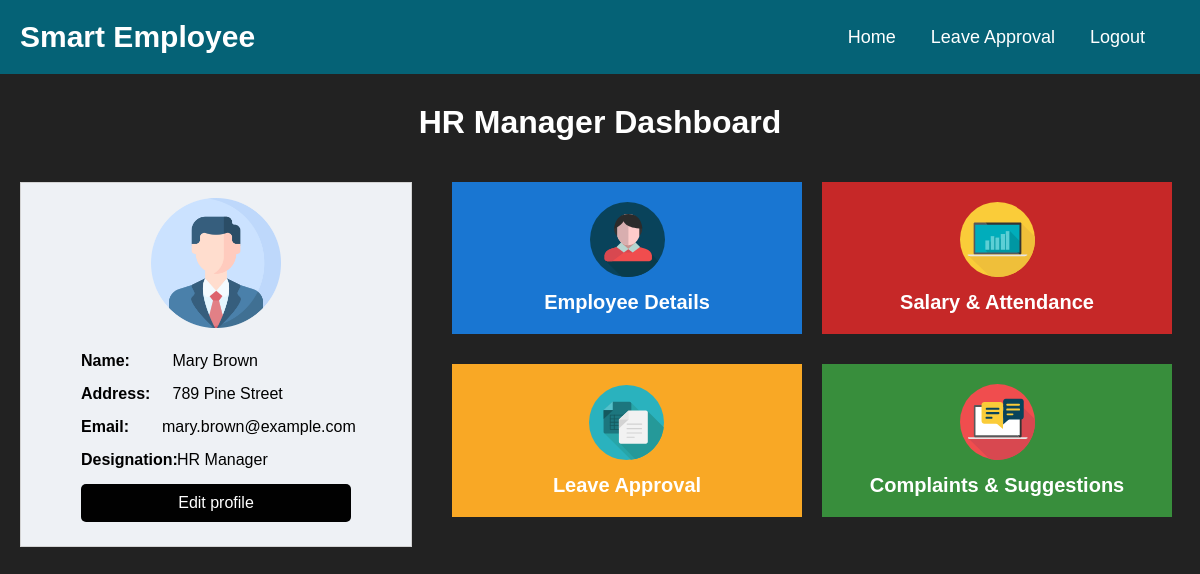
Page /hr-dashboard.php (signed in) on the committed database.
### tables this page shows
CREATE TABLE `users` (
  `user_id` int(11) NOT NULL,
  `username` varchar(255) NOT NULL,
  `password` varchar(255) NOT NULL,
  `role` varchar(50) DEFAULT NULL,
  `first_name` varchar(100) DEFAULT NULL,
  `last_name` varchar(100) DEFAULT NULL,
  `email` varchar(255) NOT NULL,
  `phone` varchar(15) DEFAULT NULL,
  `address` varchar(255) DEFAULT NULL,
  `date_joined` date DEFAULT NULL,
  `department` varchar(100) DEFAULT NULL,
  `job_title` varchar(100) DEFAULT NULL,
  `date_of_birth` date DEFAULT NULL,
  `emergency_contact_name` varchar(100) DEFAULT NULL,
  `emergency_contact_phone` varchar(15) DEFAULT NULL,
  `emergency_contact_relation` varchar(100) DEFAULT NULL,
  `project_id` int(11) DEFAULT NULL
);

### hr-dashboard.php (the view, shortened to what this page needs)
<?php
require_once('db_connection.php');
if (isset($_SESSION['user_id'])) {
    $emp_id = $_SESSION['user_id'];
} else {
    header('Location: login.php');
    exit;
}
$profile_data = $pdo->prepare("SELECT * FROM users WHERE user_id = ?");
$profile_data->execute([$emp_id]);
if ($prof_details = $profile_data->fetch(PDO::FETCH_ASSOC)) {
?>
<!DOCTYPE html>
<html lang="en">
<head>
  <link rel="stylesheet" href="assets/css/style.css">
</head>
<body class="index-page hr_dashboard">
<header>
  <nav class="navigation">
    <a class="navigation-logo" href="#">Smart Employee</a>
    <div>
      <div class="navigation-cont">
        <a class="navigation-link" href="hr-dashboard.php">Home</a>
        <a class="navigation-link" href="HR_Manage_Leave_Request.php">Leave Approval</a>
        <a class="navigation-link" href="logout.php">Logout</a>
      </div>
    </div>
  </nav>
</header>
<main>
  <h1 class="emp_head">HR Manager Dashboard</h1>
  <div class="emp_box">
    <div class="emp_box_left">
      <div class="prof_img">
        <img src="assets/images/profile-icon.png">
      </div>
      <div class="partition">
        <div class="emp_profile_box">
          <div class="emp_profile_cont">
            <label>Name:</label>
            <p><?php echo htmlspecialchars($prof_details['first_name']); ?> <?php echo htmlspecialchars($prof_details['last_name']); ?></p>
          </div>
          <div class="emp_profile_cont">
            <label>Address:</label>
            <p><?php echo htmlspecialchars($prof_details['address']); ?></p>
          </div>
          <div class="emp_profile_cont">
            <label>Email:</label>
            <p><?php echo htmlspecialchars($prof_details['email']); ?></p>
          </div>
          <div class="emp_profile_cont">
            <label>Designation:</label>
            <p><?php echo htmlspecialchars($prof_details['job_title']); ?></p>
          </div>
          <a href="edit_profile.php" class="editbutton">Edit profile</a>
        </div>
      </div>
    </div>
    <div class="hr_box_center">
        <div class="hr_task_box">
            <a href="employee-list.php" class="hr_task_left color2">
              <div class="hr_box_cont">
                <img src="./assets/images/employee-list-icon.svg">
                <p>Employee Details</p>
              </div>
            </a>
            <a href="" class="hr_task_right color4">
            <div class="hr_box_cont">
                <img src="./assets/images/salary-icon.svg">
                <p>Salary & Attendance</p>
              </div>
            </a>
        </div>
        <div class="hr_task_box">
            <a href="HR_Manage_Leave_Request.php" class="hr_task_left color3">
            <div class="hr_box_cont">
                <img src="./assets/images/leave-icon.svg">
                <p>Leave Approval</p>
              </div>
            </a>
            <a href="complaint-list.php" class="hr_task_right color1">
            <div class="hr_box_cont">
                <img src="./assets/images/complaints-icon.svg">
                <p>Complaints & Suggestions</p>
              </div>
            </a>
        </div>
    </div>
  </div>
</main>
</body>
</html>
<?php } else {
    echo "Profile not found.";
} ?>

### assets/css/style.css (style rules this page uses)
body { font-family: Arial; margin: 0; padding: 0; font-size: 16px; }
a { text-decoration: none !important; }
p { margin: 0; }
h1 { text-align: center; color: #333; }
.navigation { background-color: #056276; display: flex; justify-content: space-between; align-items: center; padding: 20px; }
.navigation-logo { color: white; font-size: 30px; font-weight: bold; text-decoration: none !important; }
.navigation-cont { display: flex; }
.navigation-link { color: white; text-decoration: none; margin-right: 35px; transition: all .3s; font-size: 18px; font-weight: 400; }
body.index-page { background-color: #222; }
.emp_head { color: white; margin-top: 30px; }
.emp_box { display: flex; }
.emp_box_left { background-color: #eef1f5; color: #000; padding: 15px; border: 1px solid lightgray; margin: 20px; width: 30%; }
.prof_img { width: 130px; height: auto; border-radius: 50px; margin: 0 auto; margin-bottom: 20px; }
.prof_img img { width: 100%; height: auto; }
.emp_profile_box { max-width: 75%; margin: 0 auto; }
.emp_profile_cont { display: flex; font-weight: 400; margin-bottom: 15px; }
.emp_profile_cont label { width: 30%; margin-right: 15px; font-weight: bold; }
.emp_profile_cont p { margin-bottom: 0; width: 70%; }
.partition { display: flex; gap: 20px; }
.emp_profile_box { flex: 1; }
.emp_profile_cont { display: flex; margin-bottom: 15px; }
.editbutton { display: block; margin-top: 10px; color: #fff; background-color: #007bff; padding: 8px 16px; text-decoration: none; text-align: center; }
.editbutton { padding: 10px; background-color: #010101; border: none; color: white; border-radius: 5px; cursor: pointer; }
.hr_box_center { width: 60%; margin: 20px; }
.hr_task_box { width: 100%; display: flex; justify-content: space-between; margin-bottom: 30px; }
.hr_box_cont { text-align: center; }
.hr_box_cont p { font-size: 20px; font-weight: bold; color: white; margin-top: 10px; }
.hr_box_cont img { width: 75px; height: auto; }
.hr_task_left { width: 45%; margin-right: 20px; padding: 20px; min-height: 80px; display: flex; flex-direction: row; justify-content: center; align-items: center; transition: .3s; }
.color1 { background-color: #388e3c; }
.color2 { background-color: #1976d2; }
.color3 { background-color: #f9a825; }
.color4 { background-color: #c62828; }
.hr_task_right { width: 45%; padding: 20px; min-height: 80px; display: flex; flex-direction: row; justify-content: center; align-items: center; transition: .3s; }

### rows in the picture
users: first_name "Mary", last_name "Brown", address "789 Pine Street", email "mary.brown@example.com", job_title "HR Manager"
